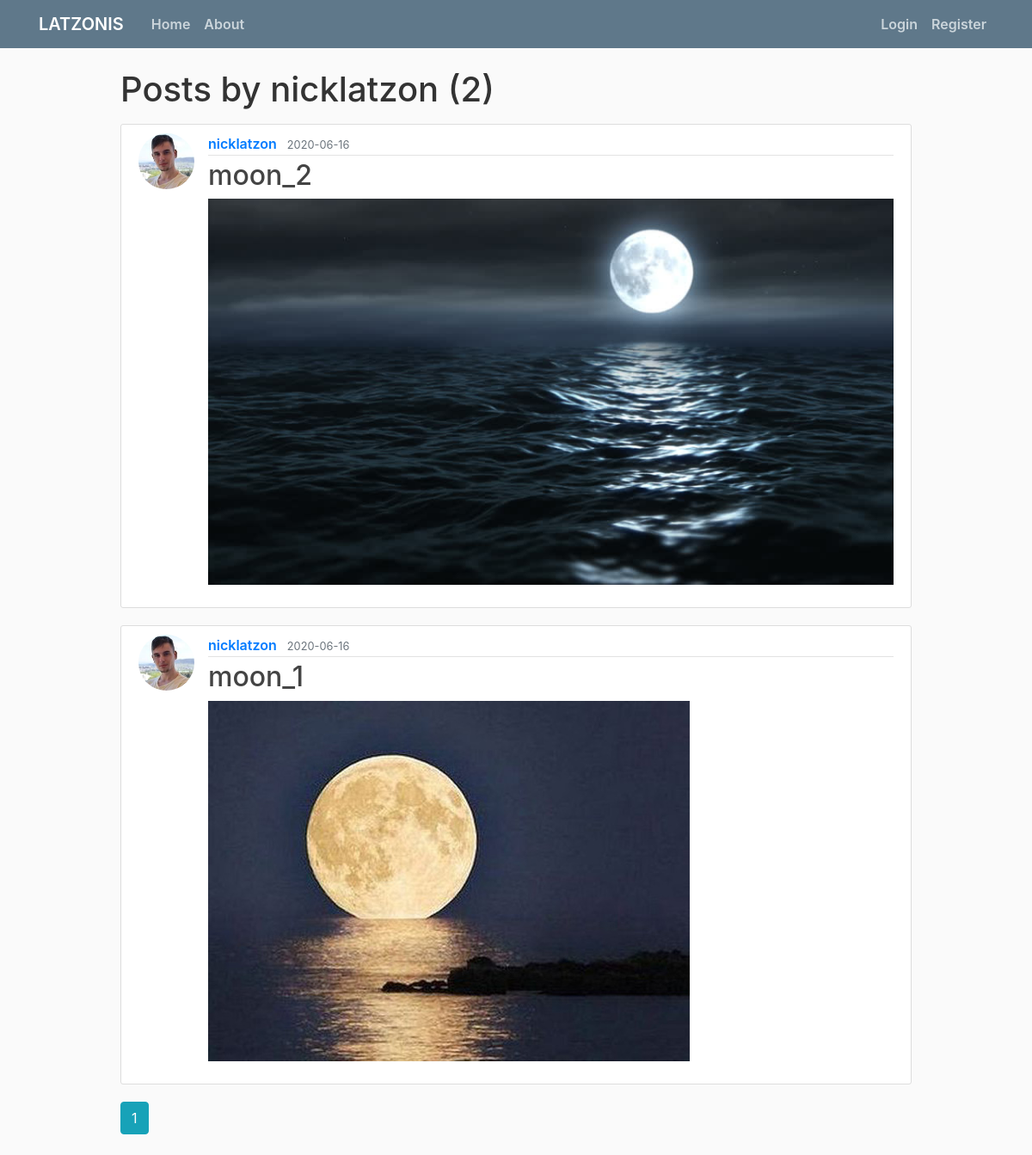
Screenshot of /user/nicklatzon with the database file from the repository.
### flaskblog/models.py (models this page shows, shortened)
class User(db.Model, UserMixin):
    id = db.Column(db.Integer, primary_key=True)
    username = db.Column(db.String(20), unique=True, nullable=False)
    email = db.Column(db.String(120), unique=True, nullable=False)
    image_file = db.Column(db.String(20), nullable=False, default='default.jpg')
    password = db.Column(db.String(60), nullable=False)
    posts = db.relationship('Post', backref='author', lazy=True)

class Post(db.Model):
    id = db.Column(db.Integer, primary_key=True)
    title = db.Column(db.String(100), nullable=False)
    date_posted = db.Column(db.DateTime, nullable=False, default=datetime.utcnow)
    picture = db.Column(db.String(20), nullable=False)
    user_id = db.Column(db.Integer, db.ForeignKey('user.id'), nullable=False)

### flaskblog/users/routes.py (the view)
@users.route("/user/<string:username>")
def user_posts(username):
    page = request.args.get('page', 1, type=int)
    user = User.query.filter_by(username=username).first_or_404()
    posts = Post.query.filter_by(author=user)\
        .order_by(Post.date_posted.desc())\
        .paginate(page=page, per_page=5)
    return render_template('user_posts.html', posts=posts, user=user)

### flaskblog/templates/user_posts.html
{% extends "layout.html" %}
{% block content %}
    <h1 class="mb-3">Posts by {{ user.username }} ({{ posts.total }})</h1>
    {% for post in posts.items %}
        <article class="media content-section">
          <img class="rounded-circle article-img" src="{{ url_for('static', filename='profile_pics/' + post.author.image_file) }}">
          <div class="media-body">
            <div class="article-metadata">
              <a class="mr-2" href="{{ url_for('users.user_posts', username=post.author.username) }}">{{ post.author.username }}</a>
              <small class="text-muted">{{ post.date_posted.strftime('%Y-%m-%d') }}</small>
            </div>
            <h2><a class="article-title" href="{{ url_for('posts.post', post_id=post.id) }}">{{ post.title }}</a></h2>
            <figure class="figure">
                <img style="max-width: 800px" src="{{ url_for('static', filename='post_pics/' + post.picture) }}"  alt="Picture">
            </figure>
          </div>
        </article>
    {% endfor %}
    {% for page_num in posts.iter_pages(left_edge=1, right_edge=1, left_current=1, right_current=2) %}
      {% if page_num %}
        {% if posts.page == page_num %}
          <a class="btn btn-info mb-4" href="{{ url_for('users.user_posts', username=user.username, page=page_num) }}">{{ page_num }}</a>
        {% else %}
          <a class="btn btn-outline-info mb-4" href="{{ url_for('users.user_posts', username=user.username, page=page_num) }}">{{ page_num }}</a>
        {% endif %}
      {% else %}
        ...
      {% endif %}
    {% endfor %}
{% endblock content %}

### flaskblog/static/main.css (style rules this page uses)
body { background: #fafafa; color: #333333; margin-top: 5rem; font-weight: 600; }
img { width:100%; max-width:600px; }
h2, h3, h4, h5, h6 { color: #444444; }
.content-section { background: #ffffff; padding: 10px 20px; border: 1px solid #dddddd; border-radius: 3px; margin-bottom: 20px; }
.article-title { color: #444444; }
.article-img { height: 65px; width: 65px; margin-right: 16px; }
.article-metadata { padding-bottom: 1px; margin-bottom: 4px; border-bottom: 1px solid #e3e3e3 }

### rows the page displays
User: username "nicklatzon"
Post: image_file (picture), author.username "nicklatzon", date_posted "2020-06-16", title "moon_2", picture (picture)
Post: image_file (picture), author.username "nicklatzon", date_posted "2020-06-16", title "moon_1", picture (picture)

### other values shown
{{ posts.total }} "2"
{{ page_num }} "1"
